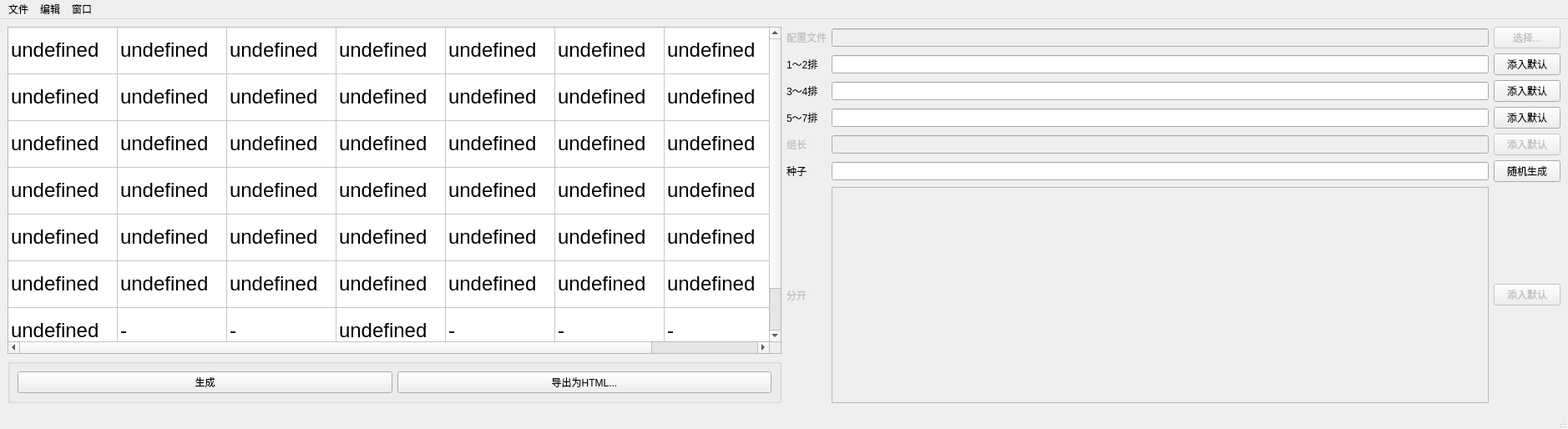
<?xml version="1.0" encoding="UTF-8"?>
<ui version="4.0">
 <class>MainWindow</class>
 <widget class="QMainWindow" name="MainWindow">
  <property name="geometry">
   <rect>
    <x>0</x>
    <y>0</y>
    <width>1878</width>
    <height>514</height>
   </rect>
  </property>
  <property name="minimumSize">
   <size>
    <width>96</width>
    <height>54</height>
   </size>
  </property>
  <property name="baseSize">
   <size>
    <width>943</width>
    <height>542</height>
   </size>
  </property>
  <property name="windowTitle">
   <string>随机座位生成器</string>
  </property>
  <widget class="QWidget" name="centralwidget">
   <layout class="QHBoxLayout" name="horizontalLayout">
    <item>
     <layout class="QVBoxLayout" name="mainLayout">
      <item>
       <widget class="QTableWidget" name="seatTable">
        <property name="maximumSize">
         <size>
          <width>13520000</width>
          <height>7100000</height>
         </size>
        </property>
        <property name="baseSize">
         <size>
          <width>1352</width>
          <height>710</height>
         </size>
        </property>
        <property name="font">
         <font>
          <family>Arial</family>
          <pointsize>18</pointsize>
         </font>
        </property>
        <property name="editTriggers">
         <set>QAbstractItemView::NoEditTriggers</set>
        </property>
        <property name="gridStyle">
         <enum>Qt::SolidLine</enum>
        </property>
        <property name="rowCount">
         <number>7</number>
        </property>
        <property name="columnCount">
         <number>7</number>
        </property>
        <attribute name="horizontalHeaderVisible">
         <bool>false</bool>
        </attribute>
        <attribute name="horizontalHeaderCascadingSectionResizes">
         <bool>true</bool>
        </attribute>
        <attribute name="horizontalHeaderMinimumSectionSize">
         <number>0</number>
        </attribute>
        <attribute name="horizontalHeaderDefaultSectionSize">
         <number>131</number>
        </attribute>
        <attribute name="horizontalHeaderHighlightSections">
         <bool>false</bool>
        </attribute>
        <attribute name="verticalHeaderVisible">
         <bool>false</bool>
        </attribute>
        <attribute name="verticalHeaderCascadingSectionResizes">
         <bool>true</bool>
        </attribute>
        <attribute name="verticalHeaderMinimumSectionSize">
         <number>0</number>
        </attribute>
        <attribute name="verticalHeaderDefaultSectionSize">
         <number>56</number>
        </attribute>
        <attribute name="verticalHeaderHighlightSections">
         <bool>false</bool>
        </attribute>
        <row/>
        <row/>
        <row/>
        <row/>
        <row/>
        <row/>
        <row/>
        <column/>
        <column/>
        <column/>
        <column/>
        <column/>
        <column/>
        <column/>
        <item row="0" column="0">
         <property name="text">
          <string>undefined</string>
         </property>
        </item>
        <item row="0" column="1">
         <property name="text">
          <string>undefined</string>
         </property>
        </item>
        <item row="0" column="2">
         <property name="text">
          <string>undefined</string>
         </property>
        </item>
        <item row="0" column="3">
         <property name="text">
          <string>undefined</string>
         </property>
        </item>
        <item row="0" column="4">
         <property name="text">
          <string>undefined</string>
         </property>
        </item>
        <item row="0" column="5">
         <property name="text">
          <string>undefined</string>
         </property>
        </item>
        <item row="0" column="6">
         <property name="text">
          <string>undefined</string>
         </property>
        </item>
        <item row="1" column="0">
         <property name="text">
          <string>undefined</string>
         </property>
        </item>
        <item row="1" column="1">
         <property name="text">
          <string>undefined</string>
         </property>
        </item>
        <item row="1" column="2">
         <property name="text">
          <string>undefined</string>
         </property>
        </item>
        <item row="1" column="3">
         <property name="text">
          <string>undefined</string>
         </property>
        </item>
        <item row="1" column="4">
         <property name="text">
          <string>undefined</string>
         </property>
        </item>
        <item row="1" column="5">
         <property name="text">
          <string>undefined</string>
         </property>
        </item>
        <item row="1" column="6">
         <property name="text">
          <string>undefined</string>
         </property>
        </item>
        <item row="2" column="0">
         <property name="text">
          <string>undefined</string>
         </property>
        </item>
        <item row="2" column="1">
         <property name="text">
          <string>undefined</string>
         </property>
        </item>
        <item row="2" column="2">
         <property name="text">
          <string>undefined</string>
         </property>
        </item>
        <item row="2" column="3">
         <property name="text">
          <string>undefined</string>
         </property>
        </item>
        <item row="2" column="4">
         <property name="text">
          <string>undefined</string>
         </property>
        </item>
        <item row="2" column="5">
         <property name="text">
          <string>undefined</string>
         </property>
        </item>
        <item row="2" column="6">
         <property name="text">
          <string>undefined</string>
         </property>
        </item>
        <item row="3" column="0">
         <property name="text">
          <string>undefined</string>
         </property>
        </item>
        <item row="3" column="1">
         <property name="text">
          <string>undefined</string>
         </property>
        </item>
        <item row="3" column="2">
         <property name="text">
          <string>undefined</string>
         </property>
        </item>
        <item row="3" column="3">
         <property name="text">
          <string>undefined</string>
         </property>
        </item>
        <item row="3" column="4">
         <property name="text">
          <string>undefined</string>
         </property>
        </item>
        <item row="3" column="5">
         <property name="text">
          <string>undefined</string>
         </property>
        </item>
        <item row="3" column="6">
         <property name="text">
          <string>undefined</string>
         </property>
        </item>
        <item row="4" column="0">
         <property name="text">
          <string>undefined</string>
         </property>
        </item>
        <item row="4" column="1">
         <property name="text">
          <string>undefined</string>
         </property>
        </item>
        <item row="4" column="2">
         <property name="text">
          <string>undefined</string>
         </property>
        </item>
        <item row="4" column="3">
         <property name="text">
          <string>undefined</string>
         </property>
        </item>
        <item row="4" column="4">
         <property name="text">
          <string>undefined</string>
         </property>
        </item>
        <item row="4" column="5">
         <property name="text">
          <string>undefined</string>
         </property>
        </item>
        <item row="4" column="6">
         <property name="text">
          <string>undefined</string>
         </property>
        </item>
        <item row="5" column="0">
         <property name="text">
          <string>undefined</string>
         </property>
        </item>
        <item row="5" column="1">
         <property name="text">
          <string>undefined</string>
         </property>
        </item>
        <item row="5" column="2">
         <property name="text">
          <string>undefined</string>
         </property>
        </item>
        <item row="5" column="3">
         <property name="text">
          <string>undefined</string>
         </property>
        </item>
        <item row="5" column="4">
         <property name="text">
          <string>undefined</string>
         </property>
        </item>
        <item row="5" column="5">
         <property name="text">
          <string>undefined</string>
         </property>
        </item>
        <item row="5" column="6">
         <property name="text">
          <string>undefined</string>
         </property>
        </item>
        <item row="6" column="0">
         <property name="text">
          <string>undefined</string>
         </property>
        </item>
        <item row="6" column="1">
         <property name="text">
          <string>-</string>
         </property>
        </item>
        <item row="6" column="2">
         <property name="text">
          <string>-</string>
         </property>
        </item>
        <item row="6" column="3">
         <property name="text">
          <string>undefined</string>
         </property>
        </item>
        <item row="6" column="4">
         <property name="text">
          <string>-</string>
         </property>
        </item>
        <item row="6" column="5">
         <property name="text">
          <string>-</string>
         </property>
        </item>
        <item row="6" column="6">
         <property name="text">
          <string>-</string>
         </property>
        </item>
       </widget>
      </item>
      <item>
       <widget class="QGroupBox" name="buttonGroup">
        <property name="title">
         <string/>
        </property>
        <property name="checkable">
         <bool>false</bool>
        </property>
        <layout class="QHBoxLayout" name="horizontalLayout_2">
         <item>
          <widget class="QPushButton" name="generateButton">
           <property name="text">
            <string>生成</string>
           </property>
          </widget>
         </item>
         <item>
          <widget class="QPushButton" name="exportButton">
           <property name="text">
            <string>导出为HTML...</string>
           </property>
          </widget>
         </item>
        </layout>
       </widget>
      </item>
     </layout>
    </item>
    <item>
     <layout class="QGridLayout" name="configLayout">
      <property name="spacing">
       <number>-1</number>
      </property>
      <item row="3" column="0">
       <widget class="QLabel" name="volumn_5_7_label">
        <property name="text">
         <string>5～7排</string>
        </property>
       </widget>
      </item>
      <item row="5" column="2">
       <widget class="QPushButton" name="generateRandomSeed">
        <property name="text">
         <string>随机生成</string>
        </property>
       </widget>
      </item>
      <item row="1" column="2">
       <widget class="QPushButton" name="fillInDefault_1_2">
        <property name="text">
         <string>添入默认</string>
        </property>
       </widget>
      </item>
      <item row="4" column="2">
       <widget class="QPushButton" name="fillInDefaultGroupLeaders">
        <property name="enabled">
         <bool>false</bool>
        </property>
        <property name="text">
         <string>添入默认</string>
        </property>
       </widget>
      </item>
      <item row="2" column="1">
       <widget class="QLineEdit" name="volumn_3_4_input"/>
      </item>
      <item row="6" column="1">
       <widget class="QTextEdit" name="seperateInput">
        <property name="enabled">
         <bool>false</bool>
        </property>
       </widget>
      </item>
      <item row="1" column="0">
       <widget class="QLabel" name="volumn_1_2_label">
        <property name="text">
         <string>1～2排</string>
        </property>
       </widget>
      </item>
      <item row="6" column="0">
       <widget class="QLabel" name="seperateLabel">
        <property name="enabled">
         <bool>false</bool>
        </property>
        <property name="text">
         <string>分开</string>
        </property>
       </widget>
      </item>
      <item row="4" column="1">
       <widget class="QLineEdit" name="groupLeaderListInput">
        <property name="enabled">
         <bool>false</bool>
        </property>
       </widget>
      </item>
      <item row="2" column="0">
       <widget class="QLabel" name="volumn_3_4_label">
        <property name="text">
         <string>3～4排</string>
        </property>
       </widget>
      </item>
      <item row="3" column="2">
       <widget class="QPushButton" name="fillInDefault_5_7">
        <property name="text">
         <string>添入默认</string>
        </property>
       </widget>
      </item>
      <item row="3" column="1">
       <widget class="QLineEdit" name="volumn_5_7_input"/>
      </item>
      <item row="1" column="1">
       <widget class="QLineEdit" name="volumn_1_2_input"/>
      </item>
      <item row="6" column="2">
       <widget class="QPushButton" name="fillInDefaultSeperate">
        <property name="enabled">
         <bool>false</bool>
        </property>
        <property name="text">
         <string>添入默认</string>
        </property>
       </widget>
      </item>
      <item row="5" column="1">
       <widget class="QLineEdit" name="seedInput"/>
      </item>
      <item row="0" column="0">
       <widget class="QLabel" name="configLabel">
        <property name="enabled">
         <bool>false</bool>
        </property>
        <property name="text">
         <string>配置文件</string>
        </property>
       </widget>
      </item>
      <item row="2" column="2">
       <widget class="QPushButton" name="fillInDefault_3_4">
        <property name="text">
         <string>添入默认</string>
        </property>
       </widget>
      </item>
      <item row="0" column="2">
       <widget class="QPushButton" name="selectConfigButton">
        <property name="enabled">
         <bool>false</bool>
        </property>
        <property name="text">
         <string>选择...</string>
        </property>
       </widget>
      </item>
      <item row="5" column="0">
       <widget class="QLabel" name="seedLabel">
        <property name="text">
         <string>种子</string>
        </property>
       </widget>
      </item>
      <item row="4" column="0">
       <widget class="QLabel" name="groupLeaderListLabel">
        <property name="enabled">
         <bool>false</bool>
        </property>
        <property name="text">
         <string>组长</string>
        </property>
       </widget>
      </item>
      <item row="0" column="1">
       <widget class="QLineEdit" name="configPath">
        <property name="enabled">
         <bool>false</bool>
        </property>
        <property name="readOnly">
         <bool>true</bool>
        </property>
       </widget>
      </item>
     </layout>
    </item>
   </layout>
  </widget>
  <widget class="QMenuBar" name="menubar">
   <property name="geometry">
    <rect>
     <x>0</x>
     <y>0</y>
     <width>1878</width>
     <height>22</height>
    </rect>
   </property>
   <widget class="QMenu" name="File">
    <property name="title">
     <string>文件</string>
    </property>
    <widget class="QMenu" name="exportMenu">
     <property name="title">
      <string>导出</string>
     </property>
     <addaction name="exportAsHTML"/>
     <addaction name="exportAsCSV"/>
    </widget>
    <addaction name="selectConfig"/>
    <addaction name="exportMenu"/>
   </widget>
   <widget class="QMenu" name="window">
    <property name="title">
     <string>窗口</string>
    </property>
    <addaction name="fullScreen"/>
   </widget>
   <widget class="QMenu" name="menu">
    <property name="title">
     <string>编辑</string>
    </property>
    <addaction name="generateAction"/>
   </widget>
   <addaction name="File"/>
   <addaction name="menu"/>
   <addaction name="window"/>
  </widget>
  <widget class="QStatusBar" name="statusbar"/>
  <action name="exportAsCSV">
   <property name="text">
    <string>CSV</string>
   </property>
   <property name="shortcut">
    <string>F2</string>
   </property>
  </action>
  <action name="exportAsHTML">
   <property name="text">
    <string>HTML</string>
   </property>
   <property name="shortcut">
    <string>F1</string>
   </property>
  </action>
  <action name="selectConfig">
   <property name="text">
    <string>选择配置文件...</string>
   </property>
   <property name="shortcut">
    <string>Ctrl+O</string>
   </property>
  </action>
  <action name="fullScreen">
   <property name="text">
    <string>进入全屏幕</string>
   </property>
   <property name="shortcut">
    <string>Meta+Ctrl+F</string>
   </property>
  </action>
  <action name="generateAction">
   <property name="text">
    <string>生成</string>
   </property>
   <property name="shortcut">
    <string>Ctrl+N</string>
   </property>
  </action>
 </widget>
 <resources/>
 <connections/>
</ui>
